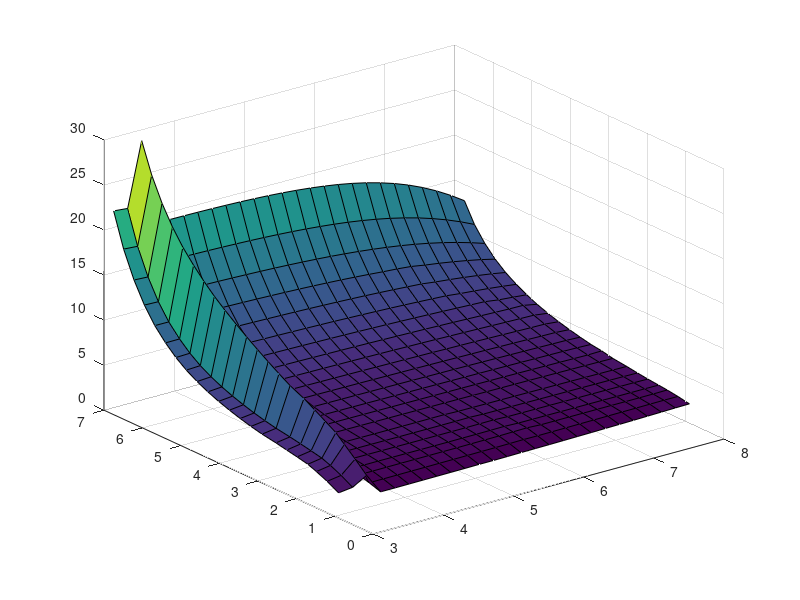

This chart was generated by the following MATLAB code: (Note: this script raises an error after producing the figure.)
%% 3D plot: Responsivity (Z) vs Wavelength (X) and Electric Field (Y)
% - Added 0V–10V electric-field values (Y-axis) and corresponding responsivity rows (Z-axis)
% - Keeps all provided data as-is
% - Nature-style look (Helvetica/Arial, no bold, clean box)
% - Wavelength axis displayed in micrometers (µm) so no ×10^-6 on ticks
% - X/Y labels auto-aligned parallel to axes (like Z label)
% - Vector PDF export
% - NO black overlay lines on the surface

clear; clc; close all;

%% X axis: wavelength (given)
Ida0 = [ ...
    8.0000e-6, 7.8000e-6, 7.6000e-6, 7.4000e-6, 7.2000e-6, ...
    7.0000e-6, 6.8000e-6, 6.6000e-6, 6.4000e-6, 6.2000e-6, ...
    6.0000e-6, 5.8000e-6, 5.6000e-6, 5.4000e-6, 5.2000e-6, ...
    5.0000e-6, 4.8000e-6, 4.6000e-6, 4.4000e-6, 4.2000e-6, ...
    4.0000e-6, 3.8000e-6, 3.6000e-6, 3.4000e-6, 3.2000e-6, ...
    3.0000e-6 ];

%% Y axis: electric field (added 0V–10V + existing 11V–21V)
y_0V  = 0.9;
y_1V  = 1.199;
y_2V  = 1.477;
y_3V  = 1.7;
y_4V  = 1.98;
y_5V  = 2.25;
y_6V  = 2.53;
y_7V  = 2.89;
y_8V  = 3.18;
y_9V  = 3.46;
y_10V = 3.74;

y_11V = 4.02;
y_12V = 4.30;
y_13V = 4.58;
y_14V = 4.86;
y_15V = 5.13;
y_16V = 5.40;
y_17V = 5.68;
y_18V = 5.95;
y_19V = 6.22;
y_20V = 6.49;
y_21V = 6.75;

%% Z axis: responsivity (rows must match length(Ida0)=26)
z_0V  = [2.1362,2.1050,2.0649,2.0277,1.9894,1.9574,1.9303,1.8976,1.8726,1.8461,1.8208,1.8038,1.7846,1.7584,1.7394,1.7356,1.7144,1.7007,1.6880,1.6765,1.6636,1.6525,1.6491,3.9020,2.9920,2.7972];
z_1V  = [2.3743,2.3732,2.3566,2.3380,2.3236,2.3066,2.2908,2.2738,2.2558,2.2387,2.2229,2.2305,2.2039,2.1834,2.1682,2.1506,2.1354,2.1241,2.1093,2.1012,2.0882,2.0752,2.0687,5.1244,3.7349,3.4939];
z_2V  = [2.5456,2.5212,2.5124,2.5102,2.5079,2.5042,2.4978,2.4941,2.4895,2.4840,2.5618,2.5297,2.4973,2.4802,2.4630,2.4464,2.4411,2.4320,2.4246,2.4191,2.4087,2.3980,2.3980,6.2006,4.2917,4.0335];
z_3V  = [2.6474,2.6567,2.6509,2.6496,2.6510,2.6532,2.6490,2.6511,2.6548,2.6498,2.6524,2.7051,2.6851,2.6705,2.6646,2.6533,2.6515,2.6480,2.6466,2.6416,2.6439,2.6336,2.6312,7.0685,4.6636,4.4044];
z_4V  = [2.7709,2.7871,2.7869,2.7962,2.7985,2.8001,2.8037,2.8076,2.8097,2.8125,2.8149,2.8738,2.8570,2.8415,2.8366,2.8332,2.8267,2.8268,2.8296,2.8251,2.8283,2.8251,2.8271,7.8118,4.9257,4.6698];
z_5V  = [2.9183,2.9362,2.9440,2.9483,2.9577,2.9594,2.9624,2.9662,2.9772,2.9790,2.9834,2.9854,3.0411,3.0199,3.0130,3.0092,3.0085,3.0052,3.0058,3.0060,3.0060,3.0035,3.0045,8.5176,5.1603,4.9030];
z_6V  = [3.0930,3.1063,3.1182,3.1270,3.1349,3.1451,3.1475,3.1552,3.1603,3.1654,3.1697,3.1733,3.1760,3.2231,3.2135,3.2058,3.2010,3.2012,3.1932,3.1962,3.1959,3.1993,3.2011,9.2280,5.3893,5.1490];
z_7V  = [3.2775,3.2974,3.3105,3.3224,3.3349,3.3432,3.3547,3.3614,3.3670,3.3732,3.3792,3.3856,3.3903,3.3935,3.3971,3.4013,3.4043,3.4076,3.4115,3.4142,3.4166,3.4181,3.4160,9.9594,5.6428,5.4110];
z_8V  = [3.5468,3.5063,3.5245,3.5424,3.5565,3.5735,3.5846,3.5958,3.6025,3.6098,3.6171,3.6228,3.6303,3.6349,3.6392,3.6440,3.6492,3.6528,3.6581,3.6604,3.6630,3.6655,3.6688,10.716,5.9132,5.7000];
z_9V  = [3.7097,3.7540,3.7774,3.7924,3.8077,3.8270,3.8411,3.8555,3.8662,3.8745,3.8854,3.8955,3.9021,3.9096,3.9165,3.9229,3.9285,3.9337,3.9382,3.9431,3.9462,3.9503,3.9541,11.495,6.2220,6.0307];
z_10V = [3.9693,4.0301,4.0487,4.0745,4.0962,4.1170,4.1345,4.1523,4.1721,4.1845,4.1924,4.2064,4.2179,4.2270,4.2390,4.2440,4.2508,4.2586,4.2662,4.2683,4.2737,4.2803,4.2838,12.303,6.5837,6.4070];

z_11V = [4.2559,4.3533,4.3760,4.4071,4.4350,4.4597,4.4851,4.5038,4.5211,4.5396,4.5584,4.5720,4.5825,4.5967,4.6093,4.6204,4.6296,4.6364,4.6443,4.6517,4.6586,4.6643,4.6694,13.150,6.9916,6.8358];
z_12V = [4.5836,4.7338,4.7539,4.7861,4.8233,4.8543,4.8888,4.9133,4.9326,4.9612,4.9792,4.9997,5.0149,5.0333,5.0478,5.0613,5.0729,5.0841,5.0944,5.1051,5.1119,5.1187,5.1287,14.042,7.4679,7.3397];
z_13V = [4.9707,5.1769,5.2097,5.2414,5.2835,5.3232,5.3589,5.3931,5.4294,5.4611,5.4837,5.5118,5.5368,5.5536,5.5756,5.5899,5.6054,5.6191,5.6319,5.6451,5.6556,5.6658,5.6738,14.988,8.0412,7.9344];
z_14V = [5.4171,5.7175,5.7409,5.7847,5.8332,5.8814,5.9325,5.9780,6.0231,6.0592,6.0908,6.1259,6.1576,6.1869,6.2102,6.2326,6.2507,6.2706,6.2886,6.3022,6.3149,6.3295,6.3408,16.008,8.7304,8.6523];
z_15V = [5.9472,6.0905,6.2220,6.4417,6.5043,6.5652,6.6299,6.6883,6.7447,6.7953,6.8427,6.8843,6.9279,6.9638,6.9927,7.0226,7.0496,7.0727,7.0961,7.1154,7.1327,7.1489,7.1630,17.135,9.5763,9.5225];
z_16V = [6.5717,6.7732,6.9470,7.1019,7.2355,7.4077,7.4911,7.5749,7.6502,7.7169,7.7793,7.8361,7.8869,7.9394,7.9774,8.0154,8.0487,8.0800,8.1071,8.1322,8.1551,8.1748,8.1930,18.390,10.632,10.616];
z_17V = [7.3385,7.6109,7.8432,8.0484,8.2359,8.3943,8.5937,8.6971,8.7989,8.8940,8.9777,9.0492,9.1194,9.1750,9.2323,9.2807,9.3227,9.3605,9.3973,9.4281,9.4560,9.4808,9.5028,19.846,11.975,11.984];
z_18V = [8.2918,8.6606,8.9770,9.2634,9.5183,9.7401,10.004,10.153,10.261,10.394,10.511,10.616,10.708,10.788,10.859,10.922,10.977,11.027,11.069,11.106,11.139,11.168,11.192,21.563,13.685,13.734];
z_19V = [9.5063,10.006,10.457,10.857,11.207,11.516,11.787,12.020,12.226,12.408,12.564,12.702,12.818,12.920,13.009,13.085,13.151,13.208,13.259,13.304,13.338,13.371,13.398,23.663,15.906,15.987];
z_20V = [11.084,11.800,12.437,12.999,13.494,13.918,14.292,14.612,14.888,15.124,15.325,15.493,15.641,15.764,15.868,15.955,16.028,16.087,16.139,16.181,16.215,16.242,16.265,26.278,18.779,18.887];
z_21V = [13.207,14.233,15.143,15.943,16.635,17.226,17.725,18.150,18.504,18.802,19.045,19.250,19.417,19.553,19.663,19.750,19.819,19.872,19.913,19.943,19.963,19.973,19.983,29.583,22.473,22.617];

%% Build matrices
x_um = Ida0(:).' * 1e6;   % show wavelength in micrometers (removes ×10^-6)

y = [ ...
    y_0V y_1V y_2V y_3V y_4V y_5V y_6V y_7V y_8V y_9V y_10V ...
    y_11V y_12V y_13V y_14V y_15V y_16V y_17V y_18V y_19V y_20V y_21V];

Z = [
    z_0V(:).';
    z_1V(:).';
    z_2V(:).';
    z_3V(:).';
    z_4V(:).';
    z_5V(:).';
    z_6V(:).';
    z_7V(:).';
    z_8V(:).';
    z_9V(:).';
    z_10V(:).';
    z_11V(:).';
    z_12V(:).';
    z_13V(:).';
    z_14V(:).';
    z_15V(:).';
    z_16V(:).';
    z_17V(:).';
    z_18V(:).';
    z_19V(:).';
    z_20V(:).';
    z_21V(:).'
];

[X, Y] = meshgrid(x_um, y);

%% -------------------- Nature-style plotting --------------------
fontName = 'Helvetica';
if ~any(strcmp(listfonts, fontName))
    fontName = 'Arial';
end

side = 6; % inches
figure('Color','w','Units','inches','Position',[1 1 side side]);

% Smooth surface WITHOUT mesh edges
hSurf = surf(X, Y, Z);
hSurf.EdgeColor = 'none';
shading interp
box on

ax = gca;
ax.FontName = fontName;
ax.FontSize = 16;
ax.LineWidth = 1;
ax.Layer = 'top';

xl = xlabel('Wavelength, \lambda (\mum)', 'FontName', fontName, 'FontSize', 20);
yl = ylabel('Electric Field\times10^8 (V/m)', 'FontName', fontName, 'FontSize', 20);
zl = zlabel('Responsivity, R (A/W)', 'FontName', fontName, 'FontSize', 20);

% Make X/Y labels align with their axes (like Z)
xl.RotationMode = 'auto';
yl.RotationMode = 'auto';
xl.HorizontalAlignment = 'center';
yl.HorizontalAlignment = 'center';

% keep your original viewing commands
xl.Rotation = 20;
yl.Rotation = -20;
view(45, 25);
camorbit(270, 0, 'data', [0 0 1]);   % match reference snippet rotation

grid off;

cb = colorbar;
cb.FontName = fontName;
cb.FontSize = 16;
cb.LineWidth = 1;
cb.Position(1) = cb.Position(1) - 0.05;

% ---- decrease both width and height ----
scaleW = 0.7;   % smaller = thinner
scaleH = 0.35;  % smaller = shorter

% width (keep right edge fixed)
oldW = cb.Position(3);
cb.Position(3) = oldW * scaleW;
cb.Position(1) = cb.Position(1) + (oldW - cb.Position(3));

% height (keep vertically centered)
oldH = cb.Position(4);
cb.Position(4) = oldH * scaleH;
cb.Position(2) = cb.Position(2) + (oldH - cb.Position(4))/2;

% ---- decrease colorbar width (extra thinning) ----
scaleW2 = 0.6;                         % 1 = original, smaller = thinner
oldW2   = cb.Position(3);
cb.Position(3) = oldW2 * scaleW2;
cb.Position(1) = cb.Position(1) + (oldW2 - cb.Position(3));  % keep right edge fixed

set(findall(gcf,'Type','text'),'FontName',fontName);

%% Export (vector PDF)
set(gcf,'Renderer','painters');
exportgraphics(gcf, 'Responsivity_3D_Surface.pdf', 'ContentType', 'vector');
